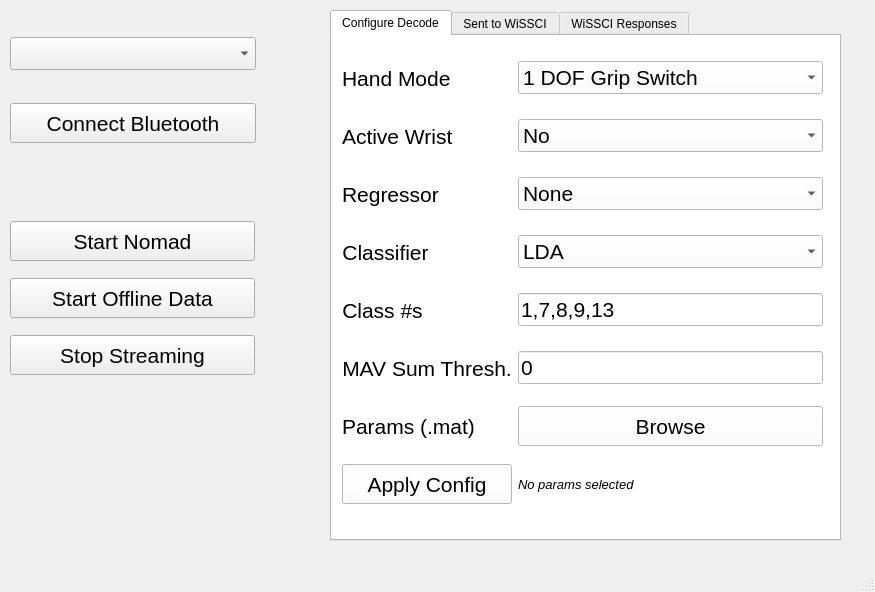
<?xml version="1.0" encoding="UTF-8"?>
<ui version="4.0">
 <class>MainWindow</class>
 <widget class="QMainWindow" name="MainWindow">
  <property name="geometry">
   <rect>
    <x>0</x>
    <y>0</y>
    <width>875</width>
    <height>592</height>
   </rect>
  </property>
  <property name="windowTitle">
   <string>WiSSCI GUI</string>
  </property>
  <property name="windowIcon">
   <iconset>
    <normaloff>Icons/mechanical-arm.png</normaloff>Icons/mechanical-arm.png</iconset>
  </property>
  <property name="toolButtonStyle">
   <enum>Qt::ToolButtonIconOnly</enum>
  </property>
  <widget class="QWidget" name="centralwidget">
   <widget class="QTabWidget" name="tabWidget">
    <property name="geometry">
     <rect>
      <x>330</x>
      <y>10</y>
      <width>511</width>
      <height>531</height>
     </rect>
    </property>
    <property name="palette">
     <palette>
      <active>
       <colorrole role="WindowText">
        <brush brushstyle="SolidPattern">
         <color alpha="255">
          <red>0</red>
          <green>0</green>
          <blue>0</blue>
         </color>
        </brush>
       </colorrole>
       <colorrole role="Button">
        <brush brushstyle="SolidPattern">
         <color alpha="255">
          <red>255</red>
          <green>255</green>
          <blue>255</blue>
         </color>
        </brush>
       </colorrole>
       <colorrole role="Light">
        <brush brushstyle="SolidPattern">
         <color alpha="255">
          <red>255</red>
          <green>255</green>
          <blue>255</blue>
         </color>
        </brush>
       </colorrole>
       <colorrole role="Midlight">
        <brush brushstyle="SolidPattern">
         <color alpha="255">
          <red>255</red>
          <green>255</green>
          <blue>255</blue>
         </color>
        </brush>
       </colorrole>
       <colorrole role="Dark">
        <brush brushstyle="SolidPattern">
         <color alpha="255">
          <red>127</red>
          <green>127</green>
          <blue>127</blue>
         </color>
        </brush>
       </colorrole>
       <colorrole role="Mid">
        <brush brushstyle="SolidPattern">
         <color alpha="255">
          <red>170</red>
          <green>170</green>
          <blue>170</blue>
         </color>
        </brush>
       </colorrole>
       <colorrole role="Text">
        <brush brushstyle="SolidPattern">
         <color alpha="255">
          <red>0</red>
          <green>0</green>
          <blue>0</blue>
         </color>
        </brush>
       </colorrole>
       <colorrole role="BrightText">
        <brush brushstyle="SolidPattern">
         <color alpha="255">
          <red>255</red>
          <green>255</green>
          <blue>255</blue>
         </color>
        </brush>
       </colorrole>
       <colorrole role="ButtonText">
        <brush brushstyle="SolidPattern">
         <color alpha="255">
          <red>0</red>
          <green>0</green>
          <blue>0</blue>
         </color>
        </brush>
       </colorrole>
       <colorrole role="Base">
        <brush brushstyle="SolidPattern">
         <color alpha="255">
          <red>255</red>
          <green>255</green>
          <blue>255</blue>
         </color>
        </brush>
       </colorrole>
       <colorrole role="Window">
        <brush brushstyle="SolidPattern">
         <color alpha="255">
          <red>255</red>
          <green>255</green>
          <blue>255</blue>
         </color>
        </brush>
       </colorrole>
       <colorrole role="Shadow">
        <brush brushstyle="SolidPattern">
         <color alpha="255">
          <red>0</red>
          <green>0</green>
          <blue>0</blue>
         </color>
        </brush>
       </colorrole>
       <colorrole role="AlternateBase">
        <brush brushstyle="SolidPattern">
         <color alpha="255">
          <red>255</red>
          <green>255</green>
          <blue>255</blue>
         </color>
        </brush>
       </colorrole>
       <colorrole role="ToolTipBase">
        <brush brushstyle="SolidPattern">
         <color alpha="255">
          <red>255</red>
          <green>255</green>
          <blue>220</blue>
         </color>
        </brush>
       </colorrole>
       <colorrole role="ToolTipText">
        <brush brushstyle="SolidPattern">
         <color alpha="255">
          <red>0</red>
          <green>0</green>
          <blue>0</blue>
         </color>
        </brush>
       </colorrole>
       <colorrole role="PlaceholderText">
        <brush brushstyle="SolidPattern">
         <color alpha="128">
          <red>0</red>
          <green>0</green>
          <blue>0</blue>
         </color>
        </brush>
       </colorrole>
      </active>
      <inactive>
       <colorrole role="WindowText">
        <brush brushstyle="SolidPattern">
         <color alpha="255">
          <red>0</red>
          <green>0</green>
          <blue>0</blue>
         </color>
        </brush>
       </colorrole>
       <colorrole role="Button">
        <brush brushstyle="SolidPattern">
         <color alpha="255">
          <red>255</red>
          <green>255</green>
          <blue>255</blue>
         </color>
        </brush>
       </colorrole>
       <colorrole role="Light">
        <brush brushstyle="SolidPattern">
         <color alpha="255">
          <red>255</red>
          <green>255</green>
          <blue>255</blue>
         </color>
        </brush>
       </colorrole>
       <colorrole role="Midlight">
        <brush brushstyle="SolidPattern">
         <color alpha="255">
          <red>255</red>
          <green>255</green>
          <blue>255</blue>
         </color>
        </brush>
       </colorrole>
       <colorrole role="Dark">
        <brush brushstyle="SolidPattern">
         <color alpha="255">
          <red>127</red>
          <green>127</green>
          <blue>127</blue>
         </color>
        </brush>
       </colorrole>
       <colorrole role="Mid">
        <brush brushstyle="SolidPattern">
         <color alpha="255">
          <red>170</red>
          <green>170</green>
          <blue>170</blue>
         </color>
        </brush>
       </colorrole>
       <colorrole role="Text">
        <brush brushstyle="SolidPattern">
         <color alpha="255">
          <red>0</red>
          <green>0</green>
          <blue>0</blue>
         </color>
        </brush>
       </colorrole>
       <colorrole role="BrightText">
        <brush brushstyle="SolidPattern">
         <color alpha="255">
          <red>255</red>
          <green>255</green>
          <blue>255</blue>
         </color>
        </brush>
       </colorrole>
       <colorrole role="ButtonText">
        <brush brushstyle="SolidPattern">
         <color alpha="255">
          <red>0</red>
          <green>0</green>
          <blue>0</blue>
         </color>
        </brush>
       </colorrole>
       <colorrole role="Base">
        <brush brushstyle="SolidPattern">
         <color alpha="255">
          <red>255</red>
          <green>255</green>
          <blue>255</blue>
         </color>
        </brush>
       </colorrole>
       <colorrole role="Window">
        <brush brushstyle="SolidPattern">
         <color alpha="255">
          <red>255</red>
          <green>255</green>
          <blue>255</blue>
         </color>
        </brush>
       </colorrole>
       <colorrole role="Shadow">
        <brush brushstyle="SolidPattern">
         <color alpha="255">
          <red>0</red>
          <green>0</green>
          <blue>0</blue>
         </color>
        </brush>
       </colorrole>
       <colorrole role="AlternateBase">
        <brush brushstyle="SolidPattern">
         <color alpha="255">
          <red>255</red>
          <green>255</green>
          <blue>255</blue>
         </color>
        </brush>
       </colorrole>
       <colorrole role="ToolTipBase">
        <brush brushstyle="SolidPattern">
         <color alpha="255">
          <red>255</red>
          <green>255</green>
          <blue>220</blue>
         </color>
        </brush>
       </colorrole>
       <colorrole role="ToolTipText">
        <brush brushstyle="SolidPattern">
         <color alpha="255">
          <red>0</red>
          <green>0</green>
          <blue>0</blue>
         </color>
        </brush>
       </colorrole>
       <colorrole role="PlaceholderText">
        <brush brushstyle="SolidPattern">
         <color alpha="128">
          <red>0</red>
          <green>0</green>
          <blue>0</blue>
         </color>
        </brush>
       </colorrole>
      </inactive>
      <disabled>
       <colorrole role="WindowText">
        <brush brushstyle="SolidPattern">
         <color alpha="255">
          <red>127</red>
          <green>127</green>
          <blue>127</blue>
         </color>
        </brush>
       </colorrole>
       <colorrole role="Button">
        <brush brushstyle="SolidPattern">
         <color alpha="255">
          <red>255</red>
          <green>255</green>
          <blue>255</blue>
         </color>
        </brush>
       </colorrole>
       <colorrole role="Light">
        <brush brushstyle="SolidPattern">
         <color alpha="255">
          <red>255</red>
          <green>255</green>
          <blue>255</blue>
         </color>
        </brush>
       </colorrole>
       <colorrole role="Midlight">
        <brush brushstyle="SolidPattern">
         <color alpha="255">
          <red>255</red>
          <green>255</green>
          <blue>255</blue>
         </color>
        </brush>
       </colorrole>
       <colorrole role="Dark">
        <brush brushstyle="SolidPattern">
         <color alpha="255">
          <red>127</red>
          <green>127</green>
          <blue>127</blue>
         </color>
        </brush>
       </colorrole>
       <colorrole role="Mid">
        <brush brushstyle="SolidPattern">
         <color alpha="255">
          <red>170</red>
          <green>170</green>
          <blue>170</blue>
         </color>
        </brush>
       </colorrole>
       <colorrole role="Text">
        <brush brushstyle="SolidPattern">
         <color alpha="255">
          <red>127</red>
          <green>127</green>
          <blue>127</blue>
         </color>
        </brush>
       </colorrole>
       <colorrole role="BrightText">
        <brush brushstyle="SolidPattern">
         <color alpha="255">
          <red>255</red>
          <green>255</green>
          <blue>255</blue>
         </color>
        </brush>
       </colorrole>
       <colorrole role="ButtonText">
        <brush brushstyle="SolidPattern">
         <color alpha="255">
          <red>127</red>
          <green>127</green>
          <blue>127</blue>
         </color>
        </brush>
       </colorrole>
       <colorrole role="Base">
        <brush brushstyle="SolidPattern">
         <color alpha="255">
          <red>255</red>
          <green>255</green>
          <blue>255</blue>
         </color>
        </brush>
       </colorrole>
       <colorrole role="Window">
        <brush brushstyle="SolidPattern">
         <color alpha="255">
          <red>255</red>
          <green>255</green>
          <blue>255</blue>
         </color>
        </brush>
       </colorrole>
       <colorrole role="Shadow">
        <brush brushstyle="SolidPattern">
         <color alpha="255">
          <red>0</red>
          <green>0</green>
          <blue>0</blue>
         </color>
        </brush>
       </colorrole>
       <colorrole role="AlternateBase">
        <brush brushstyle="SolidPattern">
         <color alpha="255">
          <red>255</red>
          <green>255</green>
          <blue>255</blue>
         </color>
        </brush>
       </colorrole>
       <colorrole role="ToolTipBase">
        <brush brushstyle="SolidPattern">
         <color alpha="255">
          <red>255</red>
          <green>255</green>
          <blue>220</blue>
         </color>
        </brush>
       </colorrole>
       <colorrole role="ToolTipText">
        <brush brushstyle="SolidPattern">
         <color alpha="255">
          <red>0</red>
          <green>0</green>
          <blue>0</blue>
         </color>
        </brush>
       </colorrole>
       <colorrole role="PlaceholderText">
        <brush brushstyle="SolidPattern">
         <color alpha="128">
          <red>0</red>
          <green>0</green>
          <blue>0</blue>
         </color>
        </brush>
       </colorrole>
      </disabled>
     </palette>
    </property>
    <property name="currentIndex">
     <number>0</number>
    </property>
    <property name="tabBarAutoHide">
     <bool>false</bool>
    </property>
    <widget class="QWidget" name="DecodeTab">
     <attribute name="title">
      <string>Configure Decode</string>
     </attribute>
     <widget class="QWidget" name="gridLayoutWidget_2">
      <property name="geometry">
       <rect>
        <x>10</x>
        <y>10</y>
        <width>481</width>
        <height>471</height>
       </rect>
      </property>
      <layout class="QGridLayout" name="DecodeGrid">
       <property name="sizeConstraint">
        <enum>QLayout::SetDefaultConstraint</enum>
       </property>
       <item row="2" column="1">
        <widget class="QComboBox" name="Regressor_Combo">
         <property name="font">
          <font>
           <pointsize>16</pointsize>
          </font>
         </property>
         <property name="currentText">
          <string>None</string>
         </property>
         <item>
          <property name="text">
           <string>None</string>
          </property>
         </item>
        </widget>
       </item>
       <item row="7" column="0">
        <widget class="QPushButton" name="ApplyConfig_Button">
         <property name="maximumSize">
          <size>
           <width>16777215</width>
           <height>40</height>
          </size>
         </property>
         <property name="font">
          <font>
           <pointsize>16</pointsize>
          </font>
         </property>
         <property name="text">
          <string>Apply Config</string>
         </property>
        </widget>
       </item>
       <item row="4" column="1">
        <widget class="QLineEdit" name="Class_Nums_Line">
         <property name="font">
          <font>
           <pointsize>16</pointsize>
          </font>
         </property>
         <property name="text">
          <string>1,7,8,9,13</string>
         </property>
        </widget>
       </item>
       <item row="3" column="1">
        <widget class="QComboBox" name="Classifier_Combo">
         <property name="font">
          <font>
           <pointsize>16</pointsize>
          </font>
         </property>
         <property name="currentText">
          <string>LDA</string>
         </property>
         <item>
          <property name="text">
           <string>LDA</string>
          </property>
         </item>
        </widget>
       </item>
       <item row="5" column="0" alignment="Qt::AlignLeft">
        <widget class="QLabel" name="MAV_Sum_Label">
         <property name="minimumSize">
          <size>
           <width>0</width>
           <height>40</height>
          </size>
         </property>
         <property name="maximumSize">
          <size>
           <width>16777215</width>
           <height>40</height>
          </size>
         </property>
         <property name="font">
          <font>
           <pointsize>16</pointsize>
          </font>
         </property>
         <property name="text">
          <string>MAV Sum Thresh.</string>
         </property>
         <property name="alignment">
          <set>Qt::AlignCenter</set>
         </property>
        </widget>
       </item>
       <item row="6" column="1">
        <widget class="QPushButton" name="Parameters_Button">
         <property name="maximumSize">
          <size>
           <width>16777215</width>
           <height>40</height>
          </size>
         </property>
         <property name="font">
          <font>
           <pointsize>16</pointsize>
          </font>
         </property>
         <property name="text">
          <string>Browse</string>
         </property>
        </widget>
       </item>
       <item row="3" column="0" alignment="Qt::AlignLeft">
        <widget class="QLabel" name="Classifier_Label">
         <property name="minimumSize">
          <size>
           <width>0</width>
           <height>40</height>
          </size>
         </property>
         <property name="maximumSize">
          <size>
           <width>16777215</width>
           <height>40</height>
          </size>
         </property>
         <property name="font">
          <font>
           <pointsize>16</pointsize>
          </font>
         </property>
         <property name="text">
          <string>Classifier</string>
         </property>
         <property name="alignment">
          <set>Qt::AlignCenter</set>
         </property>
        </widget>
       </item>
       <item row="0" column="0" alignment="Qt::AlignLeft">
        <widget class="QLabel" name="Hand_Mode_Label">
         <property name="minimumSize">
          <size>
           <width>0</width>
           <height>40</height>
          </size>
         </property>
         <property name="maximumSize">
          <size>
           <width>16777215</width>
           <height>40</height>
          </size>
         </property>
         <property name="font">
          <font>
           <pointsize>16</pointsize>
          </font>
         </property>
         <property name="text">
          <string>Hand Mode</string>
         </property>
        </widget>
       </item>
       <item row="6" column="0" alignment="Qt::AlignLeft">
        <widget class="QLabel" name="Parameters_Label">
         <property name="minimumSize">
          <size>
           <width>0</width>
           <height>40</height>
          </size>
         </property>
         <property name="maximumSize">
          <size>
           <width>16777215</width>
           <height>40</height>
          </size>
         </property>
         <property name="font">
          <font>
           <pointsize>16</pointsize>
          </font>
         </property>
         <property name="text">
          <string>Params (.mat)</string>
         </property>
         <property name="alignment">
          <set>Qt::AlignCenter</set>
         </property>
        </widget>
       </item>
       <item row="0" column="1">
        <widget class="QComboBox" name="Hand_Mode_Combo">
         <property name="font">
          <font>
           <pointsize>16</pointsize>
          </font>
         </property>
         <property name="currentText">
          <string>1 DOF Grip Switch</string>
         </property>
         <item>
          <property name="text">
           <string>1 DOF Grip Switch</string>
          </property>
         </item>
        </widget>
       </item>
       <item row="1" column="0" alignment="Qt::AlignLeft">
        <widget class="QLabel" name="Wrist_Label">
         <property name="minimumSize">
          <size>
           <width>0</width>
           <height>40</height>
          </size>
         </property>
         <property name="font">
          <font>
           <pointsize>16</pointsize>
          </font>
         </property>
         <property name="text">
          <string>Active Wrist</string>
         </property>
        </widget>
       </item>
       <item row="1" column="1">
        <widget class="QComboBox" name="Wrist_Combo">
         <property name="sizePolicy">
          <sizepolicy hsizetype="Preferred" vsizetype="Fixed">
           <horstretch>0</horstretch>
           <verstretch>0</verstretch>
          </sizepolicy>
         </property>
         <property name="font">
          <font>
           <pointsize>16</pointsize>
          </font>
         </property>
         <property name="currentText">
          <string>No</string>
         </property>
         <item>
          <property name="text">
           <string>No</string>
          </property>
         </item>
        </widget>
       </item>
       <item row="5" column="1">
        <widget class="QLineEdit" name="MAV_Sum_Line">
         <property name="font">
          <font>
           <pointsize>16</pointsize>
          </font>
         </property>
         <property name="text">
          <string>0</string>
         </property>
        </widget>
       </item>
       <item row="2" column="0" alignment="Qt::AlignLeft">
        <widget class="QLabel" name="Regressor_Label">
         <property name="minimumSize">
          <size>
           <width>0</width>
           <height>40</height>
          </size>
         </property>
         <property name="maximumSize">
          <size>
           <width>16777215</width>
           <height>40</height>
          </size>
         </property>
         <property name="font">
          <font>
           <pointsize>16</pointsize>
          </font>
         </property>
         <property name="text">
          <string>Regressor</string>
         </property>
        </widget>
       </item>
       <item row="4" column="0" alignment="Qt::AlignLeft">
        <widget class="QLabel" name="Class_Nums_Label">
         <property name="minimumSize">
          <size>
           <width>0</width>
           <height>40</height>
          </size>
         </property>
         <property name="maximumSize">
          <size>
           <width>16777215</width>
           <height>40</height>
          </size>
         </property>
         <property name="font">
          <font>
           <pointsize>16</pointsize>
          </font>
         </property>
         <property name="text">
          <string>Class #s</string>
         </property>
         <property name="alignment">
          <set>Qt::AlignCenter</set>
         </property>
        </widget>
       </item>
       <item row="7" column="1">
        <widget class="QLabel" name="ParamsFile_Label">
         <property name="font">
          <font>
           <pointsize>10</pointsize>
           <italic>true</italic>
          </font>
         </property>
         <property name="text">
          <string>No params selected</string>
         </property>
         <property name="scaledContents">
          <bool>true</bool>
         </property>
         <property name="wordWrap">
          <bool>true</bool>
         </property>
        </widget>
       </item>
      </layout>
      <zorder>Hand_Mode_Label</zorder>
      <zorder>Hand_Mode_Combo</zorder>
      <zorder>Wrist_Label</zorder>
      <zorder>Regressor_Label</zorder>
      <zorder>Wrist_Combo</zorder>
      <zorder>Classifier_Label</zorder>
      <zorder>Classifier_Combo</zorder>
      <zorder>Regressor_Combo</zorder>
      <zorder>Parameters_Label</zorder>
      <zorder>Parameters_Button</zorder>
      <zorder>Class_Nums_Line</zorder>
      <zorder>Class_Nums_Label</zorder>
      <zorder>MAV_Sum_Label</zorder>
      <zorder>MAV_Sum_Line</zorder>
      <zorder>ApplyConfig_Button</zorder>
      <zorder>ParamsFile_Label</zorder>
     </widget>
    </widget>
    <widget class="QWidget" name="NomadTab">
     <attribute name="title">
      <string>Sent to WiSSCI</string>
     </attribute>
     <widget class="QTextBrowser" name="Sent_WiSSCI_text">
      <property name="geometry">
       <rect>
        <x>0</x>
        <y>0</y>
        <width>491</width>
        <height>501</height>
       </rect>
      </property>
     </widget>
    </widget>
    <widget class="QWidget" name="DecodeTab">
     <attribute name="title">
      <string>WiSSCI Responses</string>
     </attribute>
     <widget class="QTextBrowser" name="Recvd_WiSSCI_text">
      <property name="geometry">
       <rect>
        <x>0</x>
        <y>0</y>
        <width>491</width>
        <height>501</height>
       </rect>
      </property>
     </widget>
    </widget>
   </widget>
   <widget class="QWidget" name="gridLayoutWidget">
    <property name="geometry">
     <rect>
      <x>10</x>
      <y>10</y>
      <width>312</width>
      <height>161</height>
     </rect>
    </property>
    <layout class="QGridLayout" name="StatusGrid">
     <property name="sizeConstraint">
      <enum>QLayout::SetDefaultConstraint</enum>
     </property>
     <item row="1" column="0">
      <widget class="QPushButton" name="ConnectBT_Button">
       <property name="sizePolicy">
        <sizepolicy hsizetype="Preferred" vsizetype="Fixed">
         <horstretch>0</horstretch>
         <verstretch>0</verstretch>
        </sizepolicy>
       </property>
       <property name="maximumSize">
        <size>
         <width>16777215</width>
         <height>40</height>
        </size>
       </property>
       <property name="font">
        <font>
         <pointsize>16</pointsize>
        </font>
       </property>
       <property name="text">
        <string>Connect Bluetooth</string>
       </property>
      </widget>
     </item>
     <item row="1" column="1">
      <widget class="QLabel" name="BTStatus_LED">
       <property name="maximumSize">
        <size>
         <width>60</width>
         <height>60</height>
        </size>
       </property>
       <property name="text">
        <string/>
       </property>
       <property name="pixmap">
        <pixmap>Icons/led-red-on.png</pixmap>
       </property>
       <property name="scaledContents">
        <bool>true</bool>
       </property>
      </widget>
     </item>
     <item row="0" column="0">
      <widget class="QComboBox" name="ComPort_Combo">
       <property name="font">
        <font>
         <pointsize>16</pointsize>
        </font>
       </property>
      </widget>
     </item>
    </layout>
   </widget>
   <widget class="QWidget" name="gridLayoutWidget_3">
    <property name="geometry">
     <rect>
      <x>10</x>
      <y>210</y>
      <width>311</width>
      <height>176</height>
     </rect>
    </property>
    <layout class="QGridLayout" name="DataSrcGrid">
     <property name="sizeConstraint">
      <enum>QLayout::SetDefaultConstraint</enum>
     </property>
     <item row="1" column="0">
      <widget class="QPushButton" name="OfflineData_Button">
       <property name="sizePolicy">
        <sizepolicy hsizetype="Preferred" vsizetype="Fixed">
         <horstretch>0</horstretch>
         <verstretch>0</verstretch>
        </sizepolicy>
       </property>
       <property name="maximumSize">
        <size>
         <width>16777215</width>
         <height>40</height>
        </size>
       </property>
       <property name="font">
        <font>
         <pointsize>16</pointsize>
        </font>
       </property>
       <property name="text">
        <string>Start Offline Data</string>
       </property>
      </widget>
     </item>
     <item row="0" column="1">
      <widget class="QLabel" name="NomadStatus_LED">
       <property name="maximumSize">
        <size>
         <width>60</width>
         <height>60</height>
        </size>
       </property>
       <property name="text">
        <string/>
       </property>
       <property name="pixmap">
        <pixmap>Icons/led-red-on.png</pixmap>
       </property>
       <property name="scaledContents">
        <bool>true</bool>
       </property>
      </widget>
     </item>
     <item row="0" column="0">
      <widget class="QPushButton" name="StartNomad_Button">
       <property name="sizePolicy">
        <sizepolicy hsizetype="Preferred" vsizetype="Fixed">
         <horstretch>0</horstretch>
         <verstretch>0</verstretch>
        </sizepolicy>
       </property>
       <property name="maximumSize">
        <size>
         <width>16777215</width>
         <height>40</height>
        </size>
       </property>
       <property name="font">
        <font>
         <pointsize>16</pointsize>
        </font>
       </property>
       <property name="text">
        <string>Start Nomad</string>
       </property>
      </widget>
     </item>
     <item row="1" column="1">
      <widget class="QLabel" name="OfflineData_LED">
       <property name="maximumSize">
        <size>
         <width>60</width>
         <height>60</height>
        </size>
       </property>
       <property name="text">
        <string/>
       </property>
       <property name="pixmap">
        <pixmap>Icons/led-red-on.png</pixmap>
       </property>
       <property name="scaledContents">
        <bool>true</bool>
       </property>
      </widget>
     </item>
     <item row="2" column="0">
      <widget class="QPushButton" name="StopStreaming_Button">
       <property name="sizePolicy">
        <sizepolicy hsizetype="Preferred" vsizetype="Fixed">
         <horstretch>0</horstretch>
         <verstretch>0</verstretch>
        </sizepolicy>
       </property>
       <property name="maximumSize">
        <size>
         <width>16777215</width>
         <height>40</height>
        </size>
       </property>
       <property name="font">
        <font>
         <pointsize>16</pointsize>
        </font>
       </property>
       <property name="text">
        <string>Stop Streaming</string>
       </property>
      </widget>
     </item>
    </layout>
   </widget>
  </widget>
  <widget class="QMenuBar" name="menubar">
   <property name="geometry">
    <rect>
     <x>0</x>
     <y>0</y>
     <width>875</width>
     <height>26</height>
    </rect>
   </property>
  </widget>
  <widget class="QStatusBar" name="statusbar">
   <property name="enabled">
    <bool>true</bool>
   </property>
  </widget>
 </widget>
 <resources/>
 <connections/>
</ui>
